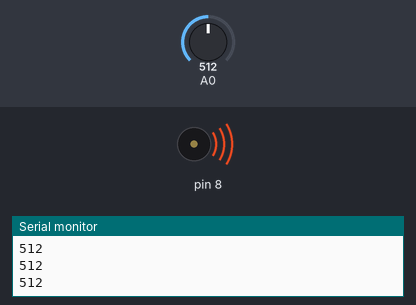
A sketch run on a simulated Arduino Uno, built with avr-gcc and run on an emulated ATmega328P. Parts: buzzer (waves = sounding), the last lines printed to the serial monitor. Inputs (shaded band) come from the test bench; at power-on: A0 = 512.

Above: at 1.2 s.
1.3 s: A0 set to 0
At 2.5 s:
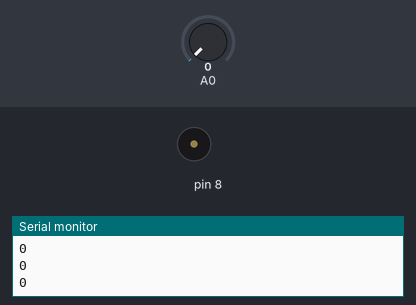
2.8 s: A0 set to 122
At 4.0 s:
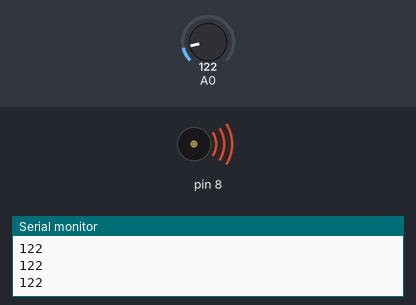
Timing chart, 0 to 5.8 s (numbered marks = the images above; inputs shaded):
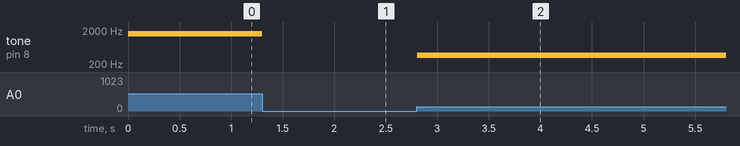

The sketch:

photoresistor.ino
```cpp
void setup() {
  // put your setup code here, to run once:
  Serial.begin(9600);

}

void loop() {
  // put your main code here, to run repeatedly:
int sensorValue=analogRead(A0);

Serial.println(sensorValue);
tone(8,sensorValue*3);
//analogWrite(13, sensorValue/4);
delay(1);
}
```

Measured:
- after the input at 1.3 s, tone on pin 8: 1536 Hz → silent at once
- after the input at 2.8 s, tone on pin 8: silent → 366 Hz at once
